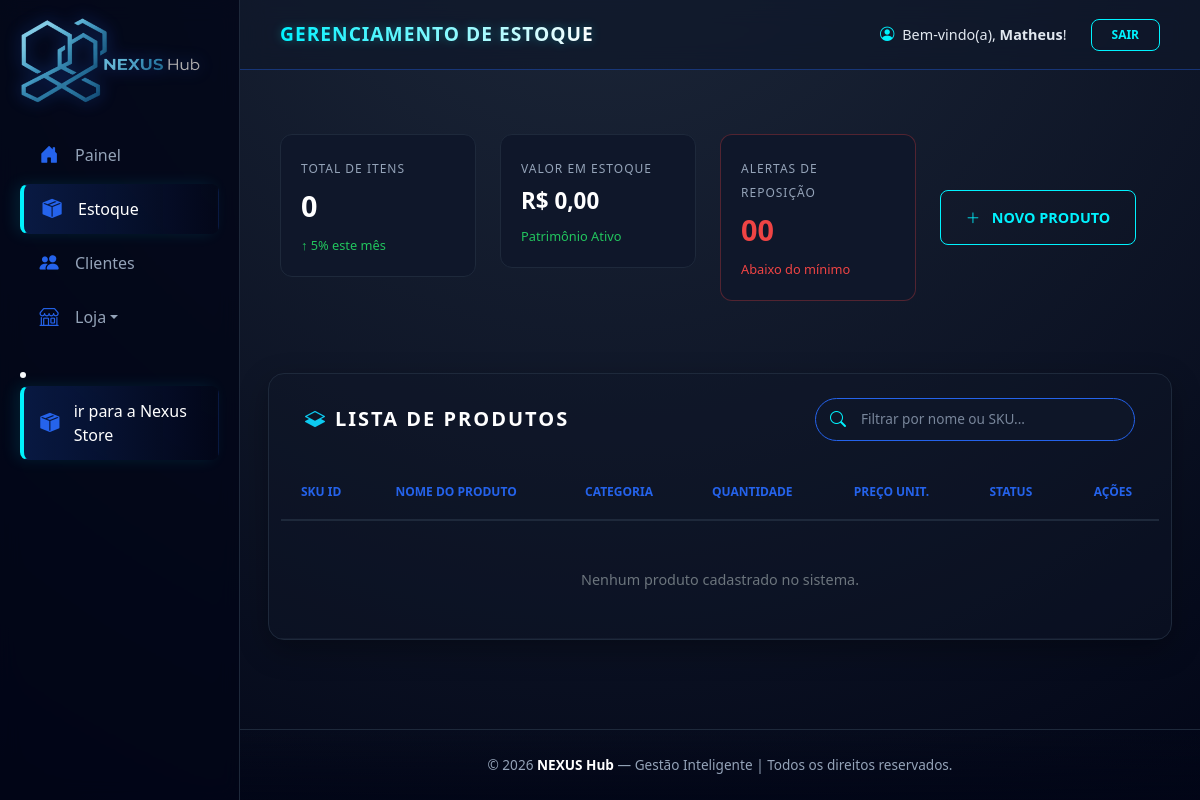
The page /nexus/dashboard/estoque/ (signed in) on the database as committed earlier.
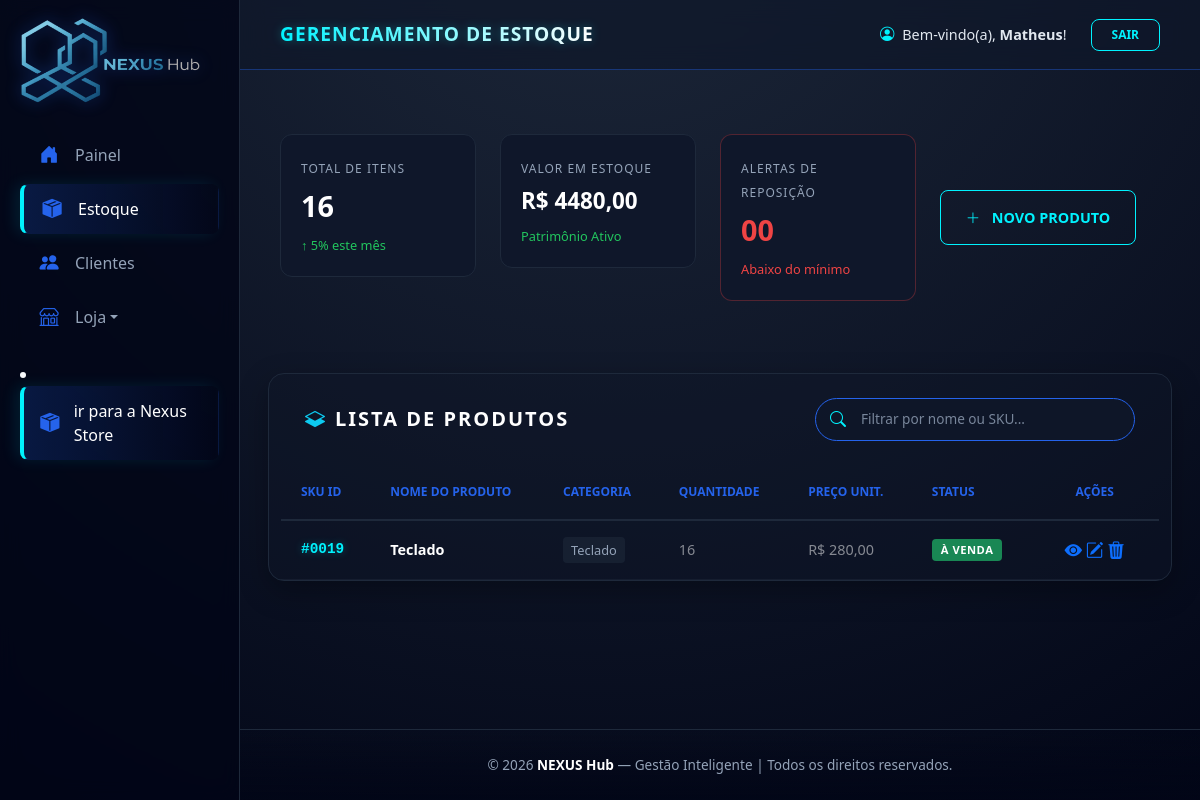
The same page on the database as committed later.
### dashboard/models.py (models this page shows, shortened)
class Produto(models.Model):
    loja = models.ForeignKey(Loja, on_delete=models.CASCADE)
    categoria = models.ForeignKey('Categoria', on_delete=models.SET_NULL, null=True, blank=True)
    nome = models.CharField(max_length=255)
    descricao = models.TextField()
    preco = models.DecimalField(max_digits=10, decimal_places=2)
    estoque = models.IntegerField(default=0)
    estoque_minimo = models.IntegerField(default=5)
    ativo = models.BooleanField(default=True)
    data_criacao = models.DateTimeField(auto_now_add=True)

class Categoria(models.Model):
    nome = models.CharField(max_length=100)
    slug = models.SlugField(unique=True)

### dashboard/decorators.py (the view, shortened to what this page needs)
    @login_required(login_url='login_view')
    def _wrapped_view(request, *args, **kwargs):
        if request.user.is_superuser:
            return view_func(request, *args, **kwargs)

### dashboard/views.py (called while the page is built)
@loja_obrigatoria
def lista_estoque(request):
    produtos_base = Produto.objects.filter(loja__vendedor__usuario=request.user)
    alertas_count = produtos_base.filter(estoque__lte=F('estoque_minimo')).count()
    produtos = produtos_base
    if request.GET.get('baixo_estoque'):
        produtos = produtos.filter(estoque__lte=F('estoque_minimo'))
    totais = produtos.aggregate(
        total_itens=Sum('estoque'), # Soma a quantidade total de peças
        valor_total=Sum(F('preco') * F('estoque')) # Valor total em R$
    )
    context = {
        'produtos': produtos,
        'total_itens': totais['total_itens'] or 0,
        'valor_estoque': totais['valor_total'] or 0,
        'alertas_reposicao': alertas_count, # Agora a variável existe!
    }
    return render(request, 'estoque_lista.html', context)

### dashboard/templates/estoque_lista.html (shortened to what the changed rows need)
{% extends 'base.html' %}
{% load static %}
{% block content %}
<div class="row g-4 mb-5"><div class="row g-4 mb-5">
    <div class="col-md-3">
        <div class="stat-card">
            <span class="stat-label">Total de Itens</span>
            <div class="stat-value">{{ total_itens }}</div>
            <span class="trend-up">↑ 5% este mês</span>
        </div>
    </div>
    <div class="col-md-3">
        <div class="stat-card">
            <span class="stat-label">Valor em Estoque</span>
            <div class="stat-value" style="font-size: 1.4rem;">
                R$ {{ valor_estoque|floatformat:2 }}
            </div>
            <span class="trend-up">Patrimônio Ativo</span>
        </div>
    </div>
</div>
<div class="table-responsive-nexus">
    <table class="table-nexus">
    <thead>
        <tr>
            <th>SKU ID</th>
            <th>Nome do Produto</th>
            <th>Categoria</th>
            <th>Quantidade</th>
            <th>Preço Unit.</th>
            <th>Status</th>
            <th class="text-center">Ações</th>
        </tr>
    </thead>
    <tbody id="estoqueTable">
        {% for produto in produtos %}
        <tr>
            <td class="sku-highlight">#{{ produto.id|stringformat:"04d" }}</td>
            <td class="fw-bold text-white">{{ produto.nome }}</td>
            <td><span class="badge-category">{{ produto.categoria.nome }}</span></td>
            <td>
                {% if produto.estoque <= produto.estoque_minimo %}
                    <span class="text-danger fw-bold">
                        <i class="bi bi-exclamation-triangle-fill me-1"></i>{{ produto.estoque }}
                    </span>
                {% else %}
                    <span class="text-white-50">{{ produto.estoque }}</span>
                {% endif %}
            </td>
            <td class="text-white-50">R$ {{ produto.preco|floatformat:2 }}</td>
            <td>
                {% if produto.estoque <= 0 %}
                    <span class="badge bg-danger">Esgotado</span>
                {% elif produto.estoque <= produto.estoque_minimo %}
                    <span class="badge bg-warning text-dark">Estoque Baixo</span>
                {% else %}
                    <span class="badge bg-success">À Venda</span>
                {% endif %}
            </td>
            <td class="text-center">
                <div class="action-buttons">
                    <a href="{% url 'detalhe_produto' produto.id %}" class="btn-action details" title="Ver detalhes">
                        <i class="bi bi-eye-fill"></i>
                    </a>
                    <a href="{% url 'editar_produto' produto.id %}" class="btn-action edit" title="Editar">
                        <i class="bi bi-pencil-square"></i>
                    </a>
                    <a href="{% url 'excluir_produto' produto.id %}" class="btn-action delete" title="Excluir">
                        <i class="bi bi-trash3-fill"></i>
                    </a>
                </div>
            </td>
        </tr>
        {% empty %}
        <tr>
            <td colspan="7" class="text-center py-5 text-secondary">Nenhum produto cadastrado no sistema.</td>
        </tr>
        {% endfor %}
    </tbody>
</table>
</div>
{% endblock %}

Rows that differ between the two databases and show on the page:
added Produto: id "0019", nome "Teclado", categoria.nome "Teclado", estoque "16", preco "280,00", estoque_minimo "À VENDA"
Other text that changed with them:
{{ total_itens }}: "0" → "16"
{{ valor_estoque|floatformat:2 }}: "0,00" → "4480,00"
text no longer shown: "Nenhum produto cadastrado no sistema."
